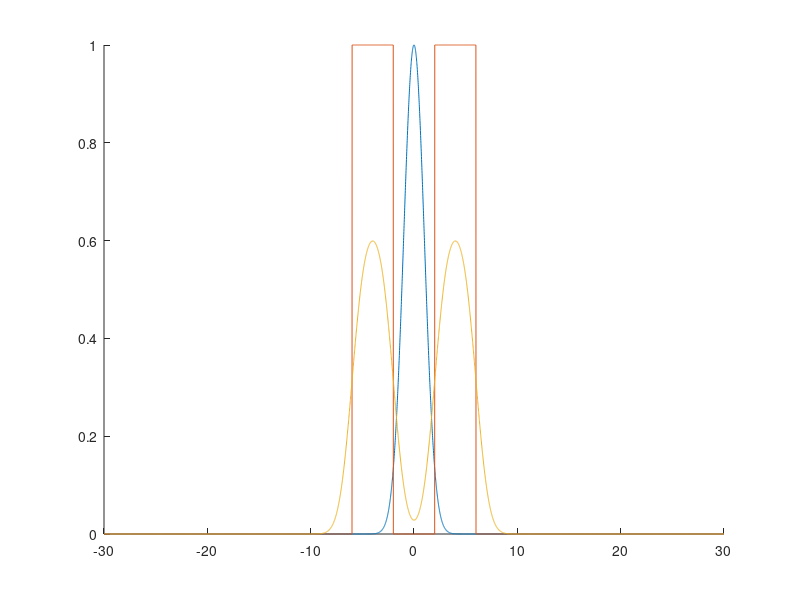
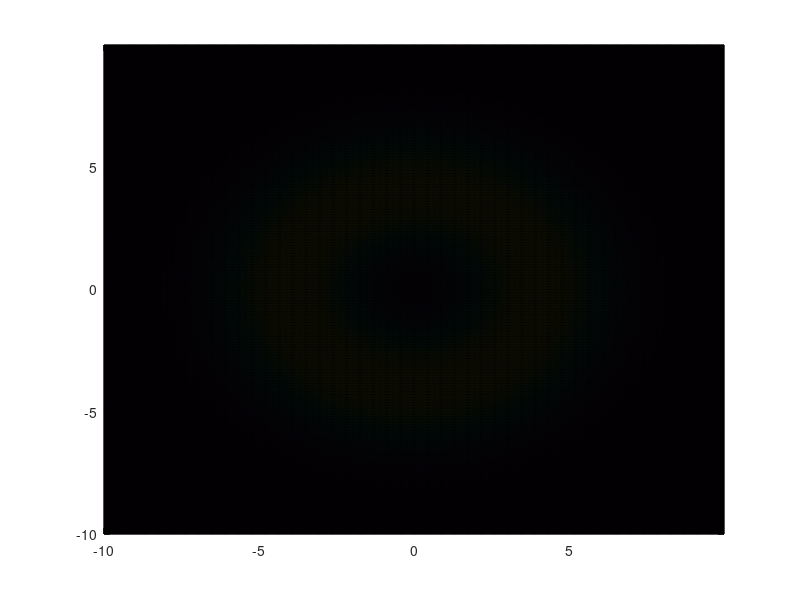

The MATLAB source for these figures, in order: (Note: this script raises an error after producing the figures.)
clc;
close all;

%% Parameter Definition
sigma1 = 1;   % radius of the outter ring.
sigma2 = 4;   % radius of the inner ring.
length2 = 4;  % shadow of inner plane.
x = -30:0.01:30;

func1 = @(x) exp(- (x - 0).^2 / (2 * sigma1^2));
func2 = @(x) (abs(x) - sigma2 / 2) .* (length2 + sigma2 / 2 - abs(x)) > 0;
y = conv(func1(x), func2(x), 'same') / sum(func2(x)) * 2;

figure; 
hold on;
plot(x, func1(x));
plot(x, func2(x));
plot(x, y);

%%
x1 = -10:0.03:10;
y1 = -10:0.03:10;
[X1, Y1] = meshgrid(x1, y1);
z1 = NaN(size(X1));
for iX = 1:length(x1)
    for iY = 1:length(y1)
        [~, iPos] = min(abs(x - sqrt(x1(iX).^2 + y1(iY).^2)));
        z1(iX, iY) = y(iPos);
    end
end

%% Display
figure;
p1 = pcolor(X1, Y1, z1);
p1.EdgeColor = 'none';
colormap('gray');
pbaspect([1, 1, 1]);
export_fig(gcf, 'laser_image.png', '-r600');
